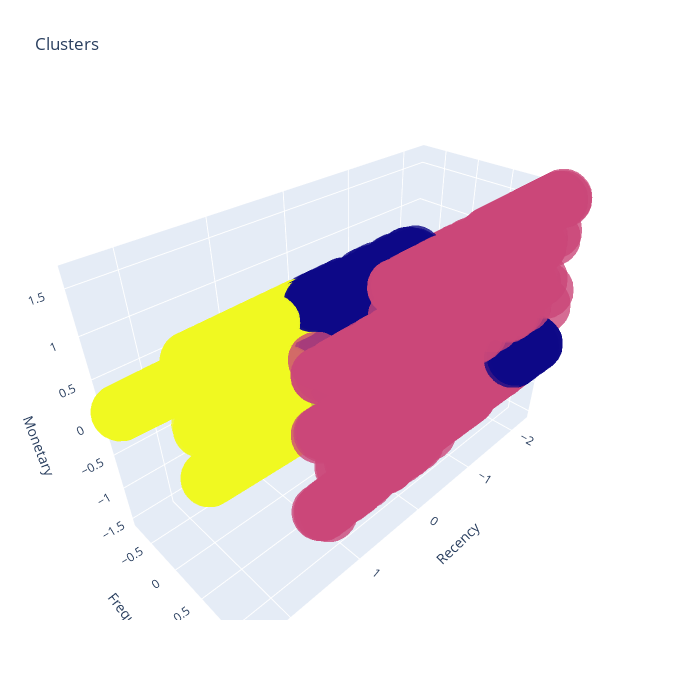

This figure's notebook cell:
### Code cell
trace = go.Scatter3d(
    x= rfm_scaled['Recency'],
    y= rfm_scaled['Frequency'],
    z= rfm_scaled['Monetary'],
    mode='markers',
    marker=dict(
        color = labels, 
        # colorscale = 'peach',
        size= 20,
        # line=dict(
        #     color= labels,
        #     # colorscale = 'peach',
        #     width= 12
        # ),
        opacity=0.8
     )
)
data = [trace]
layout = go.Layout(
    margin=dict(l=0,r=0),
    height = 700,width = 700,
    title= 'Clusters',
    scene = dict(
            xaxis = dict(title  = 'Recency'),
            yaxis = dict(title  = 'Frequency'),
            zaxis = dict(title  = 'Monetary')
        )
)
fig = go.Figure(data=data, layout=layout)
py.offline.iplot(fig)

### Figure 1 — Plotly figure (JSON) as saved in the notebook; plotly's stock layout.template omitted (floating-point values rounded to 4 significant figures; data arrays with more than 128 entries replaced by an {"elided": "..."} marker saying what was removed)
{"data": [{"marker": {"color": {"elided": "3358 int values"}, "opacity": 0.8, "size": 20}, "mode": "markers", "type": "scatter3d", "x": {"elided": "3358 float values"}, "y": {"elided": "3358 float values"}, "z": {"elided": "3358 float values"}}], "layout": {"height": 700, "margin": {"l": 0, "r": 0}, "scene": {"xaxis": {"title": {"text": "Recency"}}, "yaxis": {"title": {"text": "Frequency"}}, "zaxis": {"title": {"text": "Monetary"}}}, "title": {"text": "Clusters"}, "width": 700}}
